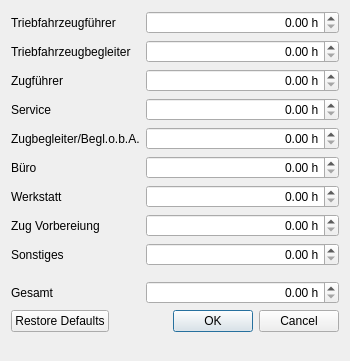
<?xml version="1.0" encoding="UTF-8"?>
<ui version="4.0">
 <class>MinimumHoursEditorDialog</class>
 <widget class="QDialog" name="MinimumHoursEditorDialog">
  <property name="windowModality">
   <enum>Qt::ApplicationModal</enum>
  </property>
  <property name="geometry">
   <rect>
    <x>0</x>
    <y>0</y>
    <width>350</width>
    <height>361</height>
   </rect>
  </property>
  <property name="sizePolicy">
   <sizepolicy hsizetype="Fixed" vsizetype="Fixed">
    <horstretch>0</horstretch>
    <verstretch>0</verstretch>
   </sizepolicy>
  </property>
  <property name="minimumSize">
   <size>
    <width>300</width>
    <height>361</height>
   </size>
  </property>
  <property name="maximumSize">
   <size>
    <width>16777215</width>
    <height>361</height>
   </size>
  </property>
  <property name="windowTitle">
   <string>Mindeststunden bearbeiten</string>
  </property>
  <layout class="QFormLayout" name="formLayout">
   <property name="rowWrapPolicy">
    <enum>QFormLayout::WrapLongRows</enum>
   </property>
   <item row="0" column="0">
    <widget class="QLabel" name="labelTf">
     <property name="text">
      <string>Triebfahrzeugführer</string>
     </property>
    </widget>
   </item>
   <item row="0" column="1">
    <widget class="QDoubleSpinBox" name="doubleTf">
     <property name="alignment">
      <set>Qt::AlignRight|Qt::AlignTrailing|Qt::AlignVCenter</set>
     </property>
     <property name="suffix">
      <string> h</string>
     </property>
     <property name="maximum">
      <double>8760.000000000000000</double>
     </property>
    </widget>
   </item>
   <item row="1" column="0">
    <widget class="QLabel" name="labelTb">
     <property name="text">
      <string>Triebfahrzeugbegleiter</string>
     </property>
    </widget>
   </item>
   <item row="1" column="1">
    <widget class="QDoubleSpinBox" name="doubleTb">
     <property name="alignment">
      <set>Qt::AlignRight|Qt::AlignTrailing|Qt::AlignVCenter</set>
     </property>
     <property name="suffix">
      <string> h</string>
     </property>
     <property name="maximum">
      <double>8760.000000000000000</double>
     </property>
    </widget>
   </item>
   <item row="2" column="0">
    <widget class="QLabel" name="labelZf">
     <property name="text">
      <string>Zugführer</string>
     </property>
    </widget>
   </item>
   <item row="2" column="1">
    <widget class="QDoubleSpinBox" name="doubleZf">
     <property name="alignment">
      <set>Qt::AlignRight|Qt::AlignTrailing|Qt::AlignVCenter</set>
     </property>
     <property name="suffix">
      <string> h</string>
     </property>
     <property name="maximum">
      <double>8760.000000000000000</double>
     </property>
    </widget>
   </item>
   <item row="3" column="0">
    <widget class="QLabel" name="labelService">
     <property name="text">
      <string>Service</string>
     </property>
    </widget>
   </item>
   <item row="3" column="1">
    <widget class="QDoubleSpinBox" name="doubleService">
     <property name="alignment">
      <set>Qt::AlignRight|Qt::AlignTrailing|Qt::AlignVCenter</set>
     </property>
     <property name="suffix">
      <string> h</string>
     </property>
     <property name="maximum">
      <double>8760.000000000000000</double>
     </property>
    </widget>
   </item>
   <item row="4" column="0">
    <widget class="QLabel" name="labelZub">
     <property name="text">
      <string>Zugbegleiter/Begl.o.b.A.</string>
     </property>
    </widget>
   </item>
   <item row="4" column="1">
    <widget class="QDoubleSpinBox" name="doubleZub">
     <property name="alignment">
      <set>Qt::AlignRight|Qt::AlignTrailing|Qt::AlignVCenter</set>
     </property>
     <property name="suffix">
      <string> h</string>
     </property>
     <property name="maximum">
      <double>8760.000000000000000</double>
     </property>
    </widget>
   </item>
   <item row="5" column="0">
    <widget class="QLabel" name="labelBuero">
     <property name="text">
      <string>Büro</string>
     </property>
    </widget>
   </item>
   <item row="5" column="1">
    <widget class="QDoubleSpinBox" name="doubleBuero">
     <property name="alignment">
      <set>Qt::AlignRight|Qt::AlignTrailing|Qt::AlignVCenter</set>
     </property>
     <property name="suffix">
      <string> h</string>
     </property>
     <property name="maximum">
      <double>8760.000000000000000</double>
     </property>
    </widget>
   </item>
   <item row="6" column="0">
    <widget class="QLabel" name="labelWerkstatt">
     <property name="text">
      <string>Werkstatt</string>
     </property>
    </widget>
   </item>
   <item row="6" column="1">
    <widget class="QDoubleSpinBox" name="doubleWerkstatt">
     <property name="alignment">
      <set>Qt::AlignRight|Qt::AlignTrailing|Qt::AlignVCenter</set>
     </property>
     <property name="suffix">
      <string> h</string>
     </property>
     <property name="maximum">
      <double>8760.000000000000000</double>
     </property>
    </widget>
   </item>
   <item row="7" column="0">
    <widget class="QLabel" name="labelZugVorbereiten">
     <property name="text">
      <string>Zug Vorbereiung</string>
     </property>
    </widget>
   </item>
   <item row="7" column="1">
    <widget class="QDoubleSpinBox" name="doubleZugVorbereiten">
     <property name="alignment">
      <set>Qt::AlignRight|Qt::AlignTrailing|Qt::AlignVCenter</set>
     </property>
     <property name="suffix">
      <string> h</string>
     </property>
     <property name="maximum">
      <double>8760.000000000000000</double>
     </property>
    </widget>
   </item>
   <item row="8" column="0">
    <widget class="QLabel" name="labelSonstiges">
     <property name="text">
      <string>Sonstiges</string>
     </property>
    </widget>
   </item>
   <item row="8" column="1">
    <widget class="QDoubleSpinBox" name="doubleSonstiges">
     <property name="alignment">
      <set>Qt::AlignRight|Qt::AlignTrailing|Qt::AlignVCenter</set>
     </property>
     <property name="suffix">
      <string> h</string>
     </property>
     <property name="maximum">
      <double>8760.000000000000000</double>
     </property>
    </widget>
   </item>
   <item row="10" column="0">
    <widget class="QLabel" name="labelGesamt">
     <property name="text">
      <string>Gesamt</string>
     </property>
    </widget>
   </item>
   <item row="10" column="1">
    <widget class="QDoubleSpinBox" name="doubleGesamt">
     <property name="alignment">
      <set>Qt::AlignRight|Qt::AlignTrailing|Qt::AlignVCenter</set>
     </property>
     <property name="suffix">
      <string> h</string>
     </property>
     <property name="maximum">
      <double>8760.000000000000000</double>
     </property>
    </widget>
   </item>
   <item row="9" column="0">
    <widget class="Line" name="line">
     <property name="orientation">
      <enum>Qt::Horizontal</enum>
     </property>
    </widget>
   </item>
   <item row="11" column="0" colspan="2">
    <widget class="QDialogButtonBox" name="buttonBox">
     <property name="orientation">
      <enum>Qt::Horizontal</enum>
     </property>
     <property name="standardButtons">
      <set>QDialogButtonBox::Cancel|QDialogButtonBox::Ok|QDialogButtonBox::RestoreDefaults</set>
     </property>
    </widget>
   </item>
  </layout>
 </widget>
 <resources/>
 <connections>
  <connection>
   <sender>buttonBox</sender>
   <signal>rejected()</signal>
   <receiver>MinimumHoursEditorDialog</receiver>
   <slot>reject()</slot>
   <hints>
    <hint type="sourcelabel">
     <x>316</x>
     <y>260</y>
    </hint>
    <hint type="destinationlabel">
     <x>286</x>
     <y>274</y>
    </hint>
   </hints>
  </connection>
 </connections>
</ui>
